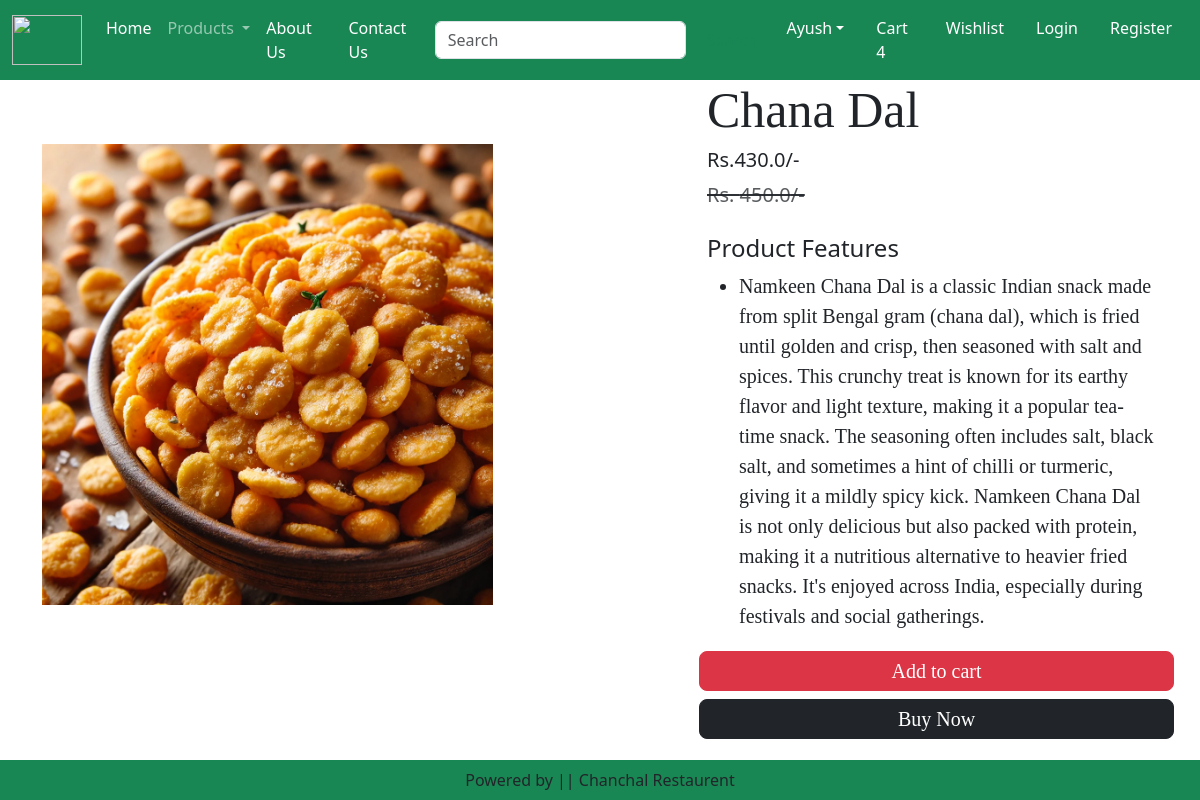
Page /product-detail/3 on the committed database.
### home/models.py (models this page shows, shortened)
class Product(models.Model):
    title = models.CharField(max_length=100)
    sp = models.FloatField()
    dp = models.FloatField()
    desc = models.TextField()
    composition = models.TextField(default='')
    prodapp = models.TextField(default='')
    category = models.CharField(choices=CATEGORY_CHOICES, max_length=2)
    product_image = models.ImageField(upload_to='product')

### home/views.py (the view)
# urls.py: path('product-detail/<int:pk>', views.ProductDetail.as_view(), name='product-detail'),
class ProductDetail(View):
    def get(self, request, pk):
        product = Product.objects.get(pk=pk)
        return render(request, 'home/productdetail.html', locals())

### home/templates/home/productdetail.html (shortened to what this page needs)
{% extends 'home/base.html' %}
{% load static %}
{% block main-content %}
    <div class="container">
        <div class="row flex justify-content-between">
            <div class="img2 col-lg-5 mt-5">
                <img src="{{product.product_image.url}}" class="image col-xs-6 col-sm-12 col-lg-12 mt-3 text-sm-center w-100 h-75" alt="">
            </div>
            <div class="productdetail col-lg-5">
                <h1 style="font-family: Georgia; font-size: 50px;">{{product.title}}</h1>
                <h5>Rs.{{product.dp}}/-</h5>
                <small class="text-decoration-line-through text-muted fs-5"><del>Rs. {{product.sp}}/-</del></small></del>
                <br><br><h4>Product Features</h4>
                <ul class="fs-5" style="font-family: Rajdhani;">
                    <li>{{product.desc}}</li>
                </ul>
                <div class="buttons row flex" style="font-family: Rajdhani;">
                    <button type="submit" class="d-grid gap-2 btn1 btn btn-danger p-1 m-1 btn-lg text-decoration-none text-white">Add to cart</button>
                    <div class="btn btn-dark p-1 m-1 btn-lg"><a href="#" class="text-decoration-none text-white">Buy Now</a></div>
                </div>
            </div>
        </div>
    </div>
{% endblock main-content %}

### rows in the picture
Product: product_image (picture), title "Chana Dal", dp "430.0", sp "450.0", desc "Namkeen Chana Dal is a classic Indian snack made from split Bengal gram (chana dal), which is fried until golden and crisp, then seasoned with salt and spices. This crunchy treat is known for its earthy flavor and light texture, making it a popular tea-time snack. The seasoning often includes salt, black salt, and sometimes a hint of chilli or turmeric, giving it a mildly spicy kick. Namkeen Chana Dal is not only delicious but also packed with protein, making it a nutritious alternative to heavier fried snacks. It's enjoyed across India, especially during festivals and social gatherings."
